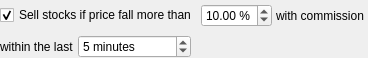
<?xml version="1.0" encoding="UTF-8"?>
<ui version="4.0">
 <class>SellDecision5ConfigWidget</class>
 <widget class="QWidget" name="SellDecision5ConfigWidget">
  <property name="geometry">
   <rect>
    <x>0</x>
    <y>0</y>
    <width>368</width>
    <height>58</height>
   </rect>
  </property>
  <layout class="QVBoxLayout" name="verticalLayout">
   <property name="spacing">
    <number>4</number>
   </property>
   <property name="leftMargin">
    <number>0</number>
   </property>
   <property name="topMargin">
    <number>0</number>
   </property>
   <property name="rightMargin">
    <number>0</number>
   </property>
   <property name="bottomMargin">
    <number>0</number>
   </property>
   <item>
    <layout class="QHBoxLayout" name="horizontalLayout">
     <property name="spacing">
      <number>4</number>
     </property>
     <item>
      <widget class="QCheckBox" name="enabledCheckBox">
       <property name="text">
        <string>Sell stocks if price fall more than</string>
       </property>
       <property name="checked">
        <bool>true</bool>
       </property>
      </widget>
     </item>
     <item>
      <widget class="QDoubleSpinBox" name="loseYieldDoubleSpinBox">
       <property name="suffix">
        <string notr="true"> %</string>
       </property>
       <property name="singleStep">
        <double>0.100000000000000</double>
       </property>
       <property name="value">
        <double>10.000000000000000</double>
       </property>
      </widget>
     </item>
     <item>
      <widget class="QLabel" name="label_2">
       <property name="text">
        <string>with commission</string>
       </property>
      </widget>
     </item>
     <item>
      <spacer name="horizontalSpacer">
       <property name="orientation">
        <enum>Qt::Orientation::Horizontal</enum>
       </property>
       <property name="sizeHint" stdset="0">
        <size>
         <width>40</width>
         <height>20</height>
        </size>
       </property>
      </spacer>
     </item>
    </layout>
   </item>
   <item>
    <layout class="QHBoxLayout" name="horizontalLayout_2">
     <property name="spacing">
      <number>4</number>
     </property>
     <item>
      <widget class="QLabel" name="label">
       <property name="text">
        <string>within the last</string>
       </property>
      </widget>
     </item>
     <item>
      <widget class="QSpinBox" name="durationSpinBox">
       <property name="suffix">
        <string> minutes</string>
       </property>
       <property name="minimum">
        <number>1</number>
       </property>
       <property name="maximum">
        <number>100000</number>
       </property>
       <property name="value">
        <number>5</number>
       </property>
      </widget>
     </item>
     <item>
      <spacer name="horizontalSpacer_2">
       <property name="orientation">
        <enum>Qt::Orientation::Horizontal</enum>
       </property>
       <property name="sizeHint" stdset="0">
        <size>
         <width>40</width>
         <height>20</height>
        </size>
       </property>
      </spacer>
     </item>
    </layout>
   </item>
  </layout>
 </widget>
 <resources/>
 <connections/>
</ui>
